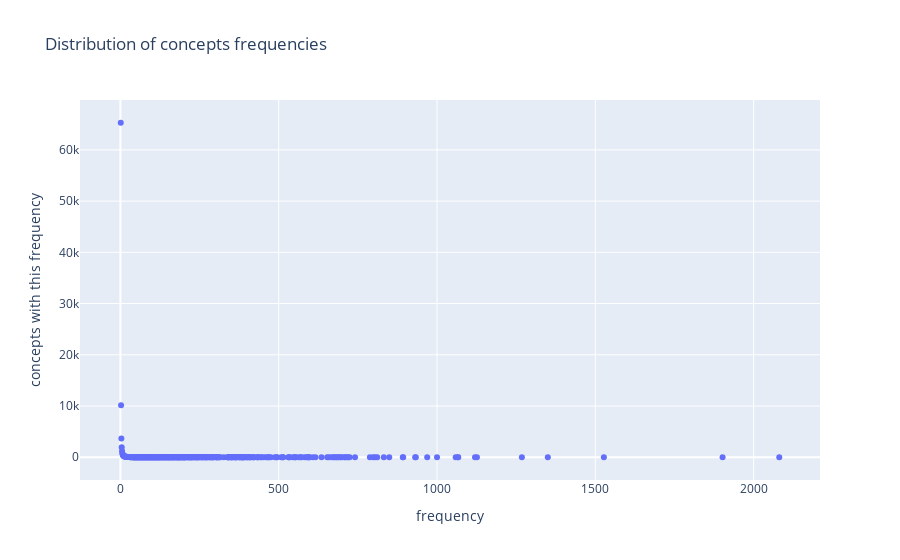

The notebook cell saved with this chart:
### Markdown cell above
### 3.4 Distribution of Concepts Frequency

It is useful to chart the overall distribution of how frequent concepts are. 

The bottom-left section of the chart shows the segment we are most likely to focus on, so to avoid concepts that appear only once, or the long-tail of highly frequent concepts that are likely to be common-words of little interest.

### Code cell
temp = concepts_unique.groupby('frequency', as_index=False)['concept'].count()
temp.rename(columns={'concept' : 'concepts with this frequency'}, inplace=True)
px.scatter(temp, 
           x="frequency", 
           y="concepts with this frequency",
          title="Distribution of concepts frequencies")

### Figure 1 — Plotly figure (JSON) as saved in the notebook; plotly's stock layout.template omitted (floating-point values rounded to 4 significant figures; data arrays with more than 128 entries replaced by an {"elided": "..."} marker saying what was removed)
{"data": [{"hovertemplate": "frequency=%{x}<br>concepts with this frequency=%{y}<extra></extra>", "legendgroup": "", "marker": {"color": "#636efa", "symbol": "circle"}, "mode": "markers", "name": "", "orientation": "v", "showlegend": false, "type": "scatter", "x": {"elided": "368 int values"}, "xaxis": "x", "y": {"elided": "368 int values"}, "yaxis": "y"}], "layout": {"autosize": true, "legend": {"tracegroupgap": 0}, "title": {"text": "Distribution of concepts frequencies"}, "xaxis": {"anchor": "y", "autorange": true, "domain": [0, 1], "range": [-124.0, 2206.0], "title": {"text": "frequency"}, "type": "linear"}, "yaxis": {"anchor": "x", "autorange": true, "domain": [0, 1], "range": [-4782.0, 70080.0], "title": {"text": "concepts with this frequency"}, "type": "linear"}}}
